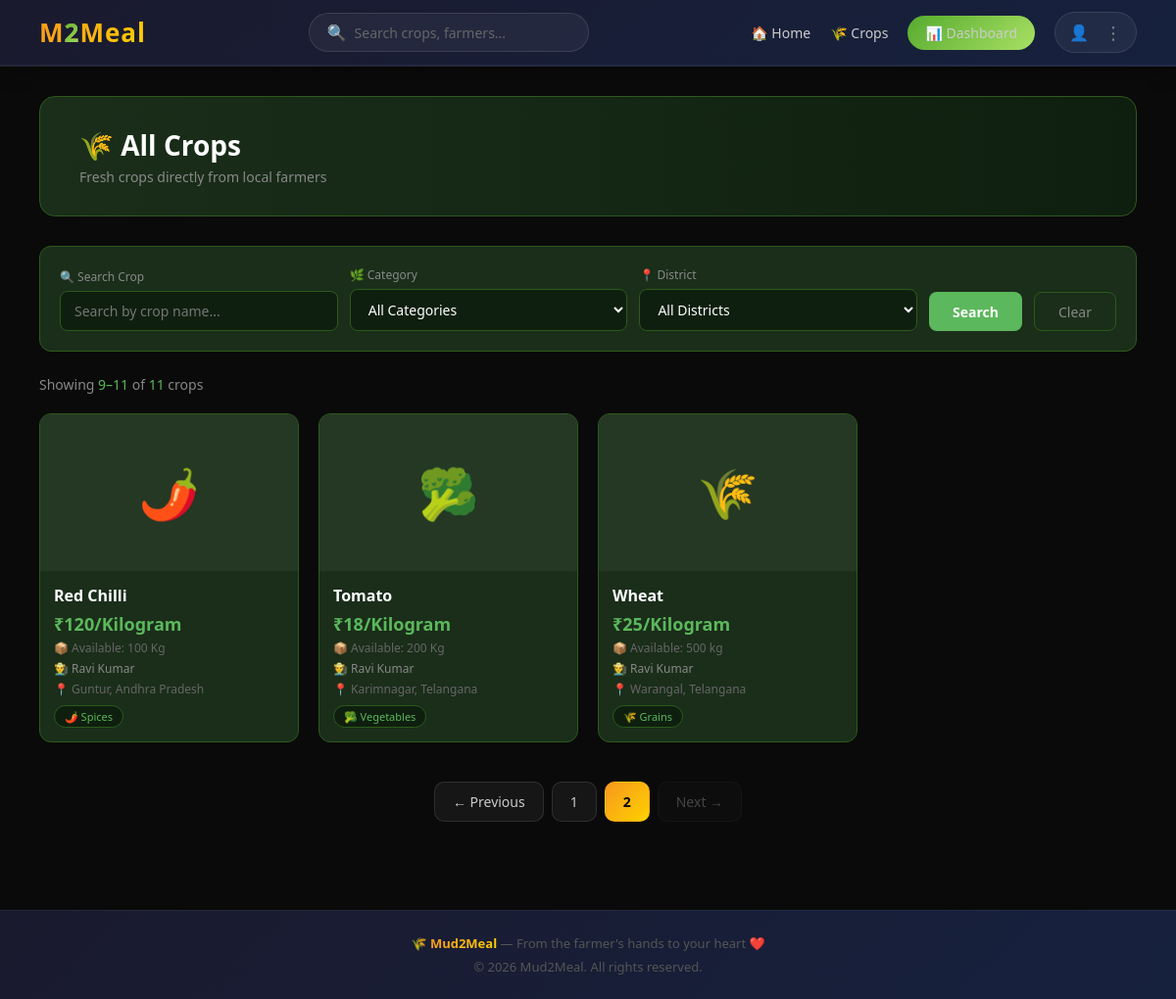
The app's page /crops/?page=2 (signed in) with its own data.
### market/models.py (models this page shows, shortened)
class Crop(models.Model):
    UNIT_CHOICES = [
        ('kg',      'Kilogram'),
        ('quintal', 'Quintal'),
        ('ton',     'Ton'),
        ('dozen',   'Dozen'),
        ('piece',   'Piece'),
    ]
    STATUS_CHOICES = [
        ('available',   'Available'),
        ('sold',        'Sold'),
        ('unavailable', 'Unavailable'),
    ]
    farmer      = models.ForeignKey(FarmerProfile, on_delete=models.CASCADE, related_name='crops')
    category    = models.ForeignKey(Category, on_delete=models.SET_NULL, null=True, related_name='crops')
    name        = models.CharField(max_length=200)
    description = models.TextField(blank=True)
    price       = models.CharField(max_length=100)
    unit        = models.CharField(max_length=20, choices=UNIT_CHOICES, default='kg')
    quantity    = models.CharField(max_length=100, blank=True)
    location    = models.CharField(max_length=200, blank=True)
    district    = models.CharField(max_length=100, blank=True)
    state       = models.CharField(max_length=100, blank=True)
    photo       = models.ImageField(upload_to='crops/', blank=True, null=True)
    status      = models.CharField(max_length=20, choices=STATUS_CHOICES, default='available')
    is_featured = models.BooleanField(default=False)
    created_at  = models.DateTimeField(auto_now_add=True)
    class Meta:
        ordering = ['-created_at']

class Category(models.Model):
    name = models.CharField(max_length=100)
    icon = models.CharField(max_length=10, blank=True)
    class Meta:
        ordering            = ['name']
        verbose_name_plural = 'Categories'

class FarmerProfile(models.Model):
    user        = models.OneToOneField(User, on_delete=models.CASCADE, related_name='farmer')
    phone       = models.CharField(max_length=15, blank=True)
    address     = models.TextField(blank=True)
    district    = models.CharField(max_length=100, blank=True)
    state       = models.CharField(max_length=100, blank=True)
    photo       = models.ImageField(upload_to='farmers/', blank=True, null=True)
    bio         = models.TextField(blank=True)
    farm_id     = models.CharField(max_length=100, blank=True)
    specialty   = models.CharField(max_length=200, blank=True)
    is_verified = models.BooleanField(default=False)

### market/views.py (the view)
# urls.py: path('crops/',            views.crop_list,        name='crop_list'),
def crop_list(request):
    query    = request.GET.get('q', '').strip()
    category = request.GET.get('category', '')
    district = request.GET.get('district', '')
    crops = Crop.objects.filter(status='available')
    if query:
        crops = crops.filter(name__icontains=query)
    if category:
        crops = crops.filter(category__id=category)
    if district:
        crops = crops.filter(district__icontains=district)
    paginator = Paginator(crops, 8)
    page      = request.GET.get('page', 1)
    crops     = paginator.get_page(page)
    categories = Category.objects.all()
    raw_districts = Crop.objects.filter(status='available').values_list('district', flat=True)
    districts = sorted(set(d.strip() for d in raw_districts if d.strip()))
    return render(request, 'market/crop_list.html', {
        'crops'     : crops,
        'categories': categories,
        'districts' : districts,
        'query'     : query,
        'category'  : category,
        'district'  : district,
    })

### market/context_processors.py (called while the page is built)
def user_role(request):
    is_farmer = False
    is_buyer  = False
    if request.user.is_authenticated:
        try:
            request.user.farmer
            is_farmer = True
        except:
            pass
        try:
            request.user.buyer
            is_buyer = True
        except:
            pass
    return {
        'is_farmer': is_farmer,
        'is_buyer' : is_buyer,
    }

### market/templates/market/crop_list.html (shortened to what this page needs)
{% extends "market/base.html" %}
{% block content %}
<div class="page-header">
    <div>
        <h1>🌾 All Crops</h1>
        <p>Fresh crops directly from local farmers</p>
    </div>
</div>
<form method="GET">
    <div class="filter-wrap">
        <div class="filter-group">
            <label>🔍 Search Crop</label>
            <input type="text" name="q"
                   value="{{ query }}"
                   placeholder="Search by crop name...">
        </div>
        <div class="filter-group">
            <label>🌿 Category</label>
            <select name="category">
                <option value="">All Categories</option>
            </select>
        </div>
        <div class="filter-group">
            <label>📍 District</label>
            <select name="district">
                <option value="">All Districts</option>
            </select>
        </div>
        <button type="submit" class="btn-search">
            Search
        </button>
        <a href="/crops/" class="btn-clear">Clear</a>
    </div>
</form>
<div class="results-info">
    Showing <span>{{ crops.start_index }}–{{ crops.end_index }}</span>
    of <span>{{ crops.paginator.count }}</span> crops
</div>
<div class="crop-grid">
    {% for crop in crops %}
    <a href="/crop/{{ crop.id }}/" class="crop-card">
       {% if crop.photo %}
            <img src="{{ crop.photo.url }}" alt="{{ crop.name }}">
        {% else %}
            <div class="crop-card-placeholder">
                {% if crop.category %}
                    {{ crop.category.icon }}
                {% else %}
                    🌾
                {% endif %}
            </div>
        {% endif %}
        <div class="crop-card-body">
            <h3>{{ crop.name }}</h3>
            <div class="crop-price">
                ₹{{ crop.price }}/{{ crop.get_unit_display }}
            </div>
            {% if crop.quantity %}
            <div class="crop-quantity">
                📦 Available: {{ crop.quantity }}
            </div>
            {% endif %}
            <div class="crop-farmer">
                👨‍🌾 {{ crop.farmer.user.get_full_name }}
            </div>
            <div class="crop-location">
                📍 {{ crop.district }}, {{ crop.state }}
            </div>
            {% if crop.category %}
            <span class="crop-category">
                {{ crop.category.icon }} {{ crop.category.name }}
            </span>
            {% endif %}
        </div>
    </a>
    {% empty %}
    <div class="no-results">
        <div class="icon">🌾</div>
        <h3>No crops found</h3>
        <p>Try different search terms or filters</p>
    </div>
    {% endfor %}
</div>
{% if crops.has_other_pages %}
<div class="pagination">
    {% if crops.has_previous %}
    <a href="?page={{ crops.previous_page_number }}{% if query %}&q={{ query }}{% endif %}{% if category %}&category={{ category }}{% endif %}{% if district %}&district={{ district }}{% endif %}" class="page-btn">← Previous</a>
    {% else %}
    <span class="page-btn disabled">← Previous</span>
    {% endif %}
    {% for num in crops.paginator.page_range %}
        {% if crops.number == num %}
        <span class="page-btn active">{{ num }}</span>
        {% elif num > crops.number|add:'-3' and num < crops.number|add:'3' %}
        <a href="?page={{ num }}{% if query %}&q={{ query }}{% endif %}{% if category %}&category={{ category }}{% endif %}{% if district %}&district={{ district }}{% endif %}" class="page-btn">{{ num }}</a>
        {% endif %}
    {% endfor %}
    {% if crops.has_next %}
    <a href="?page={{ crops.next_page_number }}{% if query %}&q={{ query }}{% endif %}{% if category %}&category={{ category }}{% endif %}{% if district %}&district={{ district }}{% endif %}" class="page-btn">Next →</a>
    {% else %}
    <span class="page-btn disabled">Next →</span>
    {% endif %}
</div>
{% endif %}
{% endblock %}

### market/templates/market/base.html (style rules this page uses)
* { margin: 0; padding: 0; box-sizing: border-box; font-family: 'Segoe UI', sans-serif; }
body { background: #0a0a0a; color: #e0e0e0; }

### market/templates/market/crop_list.html (style rules this page uses)
.page-header { background: linear-gradient( to right, #1a2e1a, #0f1f0f ); border: 1px solid #2d5a1b; border-radius: 16px; padding: 30px 40px; margin-bottom: 30px; display: flex; align-items: center; justify-content: space-between; flex-wrap: wrap; gap: 16px; }
.page-header h1 { font-size: 28px; font-weight: bold; color: #fff; }
.page-header p { color: #888; font-size: 14px; margin-top: 4px; }
.filter-wrap { background: #1a2e1a; border: 1px solid #2d5a1b; border-radius: 12px; padding: 20px; margin-bottom: 24px; display: flex; gap: 12px; flex-wrap: wrap; align-items: flex-end; }
.filter-group { flex: 1; min-width: 180px; }
.filter-group label { display: block; color: #888; font-size: 12px; margin-bottom: 6px; }
.filter-group input, .filter-group select { width: 100%; padding: 10px 14px; background: #0f1f0f; border: 1px solid #2d5a1b; border-radius: 8px; color: #fff; font-size: 14px; outline: none; }
.filter-group select option { background: #0f1f0f; }
.btn-search { padding: 10px 24px; background: #5cb85c; color: #fff; border: none; border-radius: 8px; font-size: 14px; font-weight: bold; cursor: pointer; transition: background 0.2s; height: 40px; }
.btn-clear { padding: 10px 24px; background: transparent; color: #888; border: 1px solid #2d5a1b; border-radius: 8px; font-size: 14px; cursor: pointer; transition: all 0.2s; height: 40px; text-decoration: none; display: flex; align-items: center; }
.results-info { color: #888; font-size: 14px; margin-bottom: 20px; }
.results-info span { color: #5cb85c; }
.crop-grid { display: grid; grid-template-columns: repeat(4, 1fr); gap: 20px; margin-bottom: 40px; }
.crop-card { background: #1a2e1a; border: 1px solid #2d5a1b; border-radius: 12px; overflow: hidden; transition: transform 0.2s, box-shadow 0.2s; text-decoration: none; color: inherit; display: block; }
.crop-card-placeholder { width: 100%; height: 160px; background: #243824; display: flex; align-items: center; justify-content: center; font-size: 50px; }
.crop-card-body { padding: 14px; }
.crop-card-body h3 { font-size: 16px; color: #fff; margin-bottom: 6px; }
.crop-price { color: #5cb85c; font-weight: bold; font-size: 18px; }
.crop-farmer { color: #888; font-size: 12px; margin-top: 4px; }
.crop-location { color: #666; font-size: 12px; margin-top: 4px; }
.crop-category { display: inline-block; background: #0f1f0f; border: 1px solid #2d5a1b; color: #5cb85c; padding: 3px 10px; border-radius: 12px; font-size: 11px; margin-top: 8px; }
.crop-quantity { color: #666; font-size: 12px; margin-top: 4px; }
.pagination { display: flex; align-items: center; justify-content: center; gap: 8px; margin-top: 2rem; width: 100%; }
.page-btn { padding: 10px 18px; background: rgba(255,255,255,0.05); border: 1px solid rgba(255,255,255,0.1); border-radius: 10px; color: #ccc; text-decoration: none; font-size: 14px; transition: all 0.2s; }
.page-btn.active { background: linear-gradient(135deg, #f7971e, #ffd200); border-color: transparent; color: #000; font-weight: bold; }
.page-btn.disabled { opacity: 0.3; cursor: not-allowed; }

### records on screen
Crop: category.icon "🌶️", name "Red Chilli", price "120", unit "Kilogram", quantity "100 Kg", farmer.user.get_full_name "Ravi Kumar", district "Guntur", state "Andhra Pradesh", category.name "Spices"
Crop: category.icon "🥦", name "Tomato", price "18", unit "Kilogram", quantity "200 Kg", farmer.user.get_full_name "Ravi Kumar", district "Karimnagar", state "Telangana", category.name "Vegetables"
Crop: category.icon "🌾", name "Wheat", price "25", unit "Kilogram", quantity "500 kg", farmer.user.get_full_name "Ravi Kumar", district "Warangal", state "Telangana", category.name "Grains"

### other values on screen
{{ crops.start_index }} "9"
{{ crops.end_index }} "11"
{{ crops.paginator.count }} "11"
{{ num }} "1"
{{ num }} "2"
